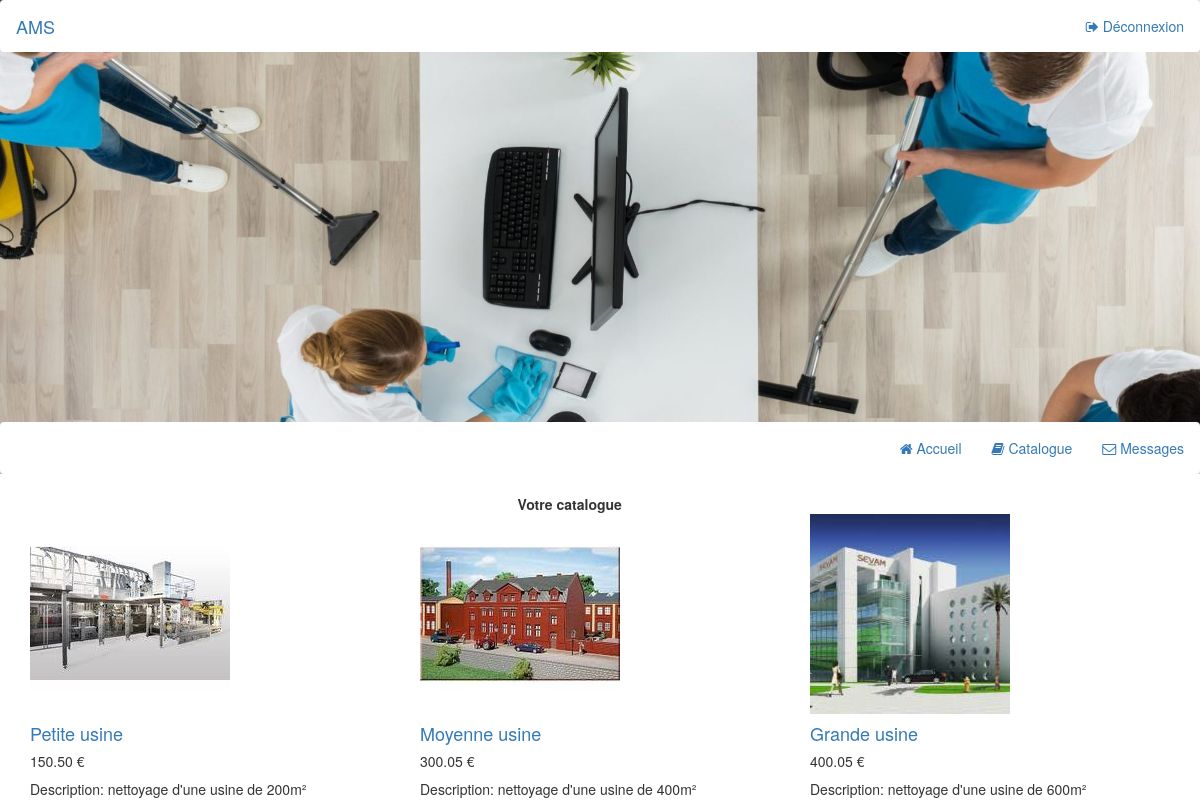
The page /admin/catalogue.php on the database its author committed.
### tables this page shows
CREATE TABLE `catalogue` (
  `idService`     INT(11)     NOT NULL PRIMARY KEY AUTO_INCREMENT,
  `nomService`    VARCHAR(50) NOT NULL,
  `detailService` LONGTEXT    NOT NULL,
  `coutService`   FLOAT(10, 2) NOT NULL,
  `imageService` VARCHAR(255) DEFAULT NULL
);

### admin/catalogue.php (the view, shortened to what this page needs)
<?php
try
{
    $bdd = new PDO('mysql:host=localhost;dbname=ams;charset=utf8', 'tafacesi', 'tafacesi');
}
catch(Exception $e)
{
    die('Erreur : '.$e->getMessage());
}
include 'header.php';
$reponse = $bdd->query('SELECT * FROM catalogue');
?>
<div class="container">
    <div class="row">
        <div class="col-lg-5 col-sm-5"></div>
        <div class="col-lg-2 col-sm-2">
            <strong>Votre catalogue</strong>
        </div>
        <div class="col-lg-5 col-sm-5"></div>
    </div>
</div>
    <div class="container">
    <div class="row">
<?php
while ($donnees = $reponse->fetch())
{
    ?>
    <div class="col-lg-4 col-md-4 mb-4">
        <div class="card h-100">
            <a href="#"><img class="card-img-top" src="<?php echo $donnees['imageService']; ?>" alt="<?php echo $donnees['imageService']; ?>"></a>
            <div class="card-body">
                <h4 class="card-title">
                    <a href="#"><?php echo $donnees['nomService']; ?></a>
                </h4>
                <h5><?php echo $donnees['coutService']; ?> €</h5>
                <p class="card-text">Description: <?php echo $donnees['detailService']; ?></p>
            </div>
        </div>
    </div>
    <?php
}
?>
</div>
    </div>

### _includes/head.php (shortened to what this page needs)
<head>
    <link rel="stylesheet" href="https://maxcdn.bootstrapcdn.com/bootstrap/3.3.7/css/bootstrap.min.css">
    <link rel="stylesheet" href="http://localhost/MultiService/css/font-awesome.min.css">
    <link rel="stylesheet" type="text/css" href="../css/header.css">
</head>

### admin/header.php (shortened to what this page needs)
<?php
include '../_includes/head.php';
?>
<body>
<div class="background">
    <nav class="navbar navbar-light navBg">
        <div class="container-fluid">
            <div class="navbar-header">
                <a class="navbar-brand" href="/MultiService/admin/accueil.php">AMS</a>
            </div>
            <ul class="nav navbar-nav navbar-right">
                <li><a href="../deconnexion.php"><i class="fa fa-sign-out" aria-hidden="true"></i></span> Déconnexion</a></li>
            </ul>
        </div>
    </nav>
    <div class="espaceVide">
    </div>
    <nav class="navbar navbar-light navBg fixed">
        <div class="container-fluid">
            <ul class="nav navbar-nav navbar-right">
                <li><a href="/MultiService/admin/accueil.php"><i class="fa fa-home" aria-hidden="true"></i> Accueil</a></li>
                <li><a href="/MultiService/admin/catalogue.php"><i class="fa fa-book" aria-hidden="true"></i> Catalogue</a></li>
                <li><a href="/MultiService/admin/messages.php"><i class="fa fa-envelope-o" aria-hidden="true"></i> Messages</a></li>
            </ul>
        </div>
    </nav>
</div>

### css/header.css (style rules this page uses)
.background { background-position: center; background-size: cover; background-image: url("../_images/background.jpg"); }
.espaceVide { height: 350px; }
.navbar { background-color: white; }

### rows shown on the page
catalogue: imageService (picture), nomService "Petite usine", coutService "150.50", detailService "nettoyage d'une usine de 200m²"
catalogue: imageService (picture), nomService "Moyenne usine", coutService "300.05", detailService "nettoyage d'une usine de 400m²"
catalogue: imageService (picture), nomService "Grande usine", coutService "400.05", detailService "nettoyage d'une usine de 600m²"
